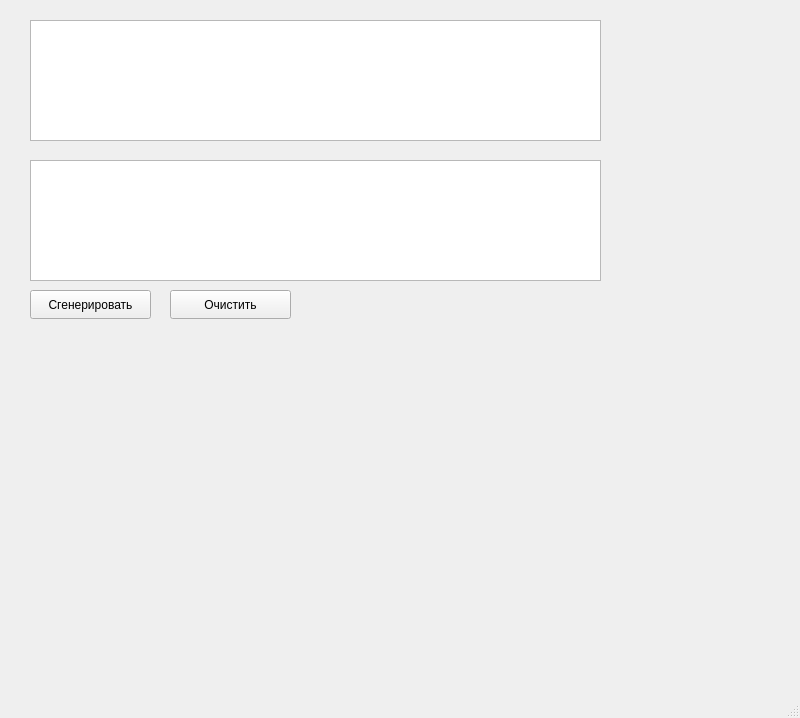
<?xml version="1.0" encoding="UTF-8"?>
<ui version="4.0">
 <class>MainWindow</class>
 <widget class="QMainWindow" name="MainWindow">
  <property name="geometry">
   <rect>
    <x>0</x>
    <y>0</y>
    <width>800</width>
    <height>718</height>
   </rect>
  </property>
  <property name="windowTitle">
   <string>MainWindow</string>
  </property>
  <widget class="QWidget" name="centralwidget">
   <widget class="QTableWidget" name="tableWidget">
    <property name="geometry">
     <rect>
      <x>30</x>
      <y>20</y>
      <width>571</width>
      <height>121</height>
     </rect>
    </property>
   </widget>
   <widget class="QTableWidget" name="tableWidget_2">
    <property name="geometry">
     <rect>
      <x>30</x>
      <y>160</y>
      <width>571</width>
      <height>121</height>
     </rect>
    </property>
   </widget>
   <widget class="QPushButton" name="showFirst">
    <property name="geometry">
     <rect>
      <x>30</x>
      <y>290</y>
      <width>121</width>
      <height>29</height>
     </rect>
    </property>
    <property name="text">
     <string>Сгенерировать</string>
    </property>
   </widget>
   <widget class="QPushButton" name="clear">
    <property name="geometry">
     <rect>
      <x>170</x>
      <y>290</y>
      <width>121</width>
      <height>29</height>
     </rect>
    </property>
    <property name="text">
     <string>Очистить</string>
    </property>
   </widget>
  </widget>
  <widget class="QMenuBar" name="menubar">
   <property name="geometry">
    <rect>
     <x>0</x>
     <y>0</y>
     <width>800</width>
     <height>25</height>
    </rect>
   </property>
  </widget>
  <widget class="QStatusBar" name="statusbar"/>
 </widget>
 <resources/>
 <connections/>
</ui>
